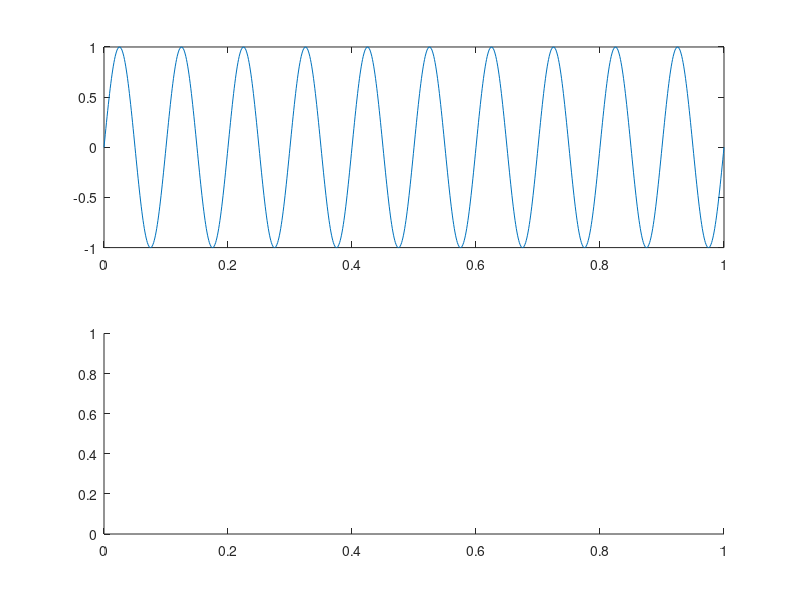

The MATLAB source for this figure: (Note: this script raises an error after producing the figure.)
fs=1000;
fc=100;
fm=10;
kf=1;
Ac=1;
t=0:1/fs:1;
m1=sin(2*pi*fm*t);
m=sin(2*pi*fm*t);
y = Ac * cos(2*pi*fc*t + 2*pi*kf*cumsum(m)/fs);
subplot(2,1,1);
plot(t,m);
subplot(2,1,2);
plot(t,c);



